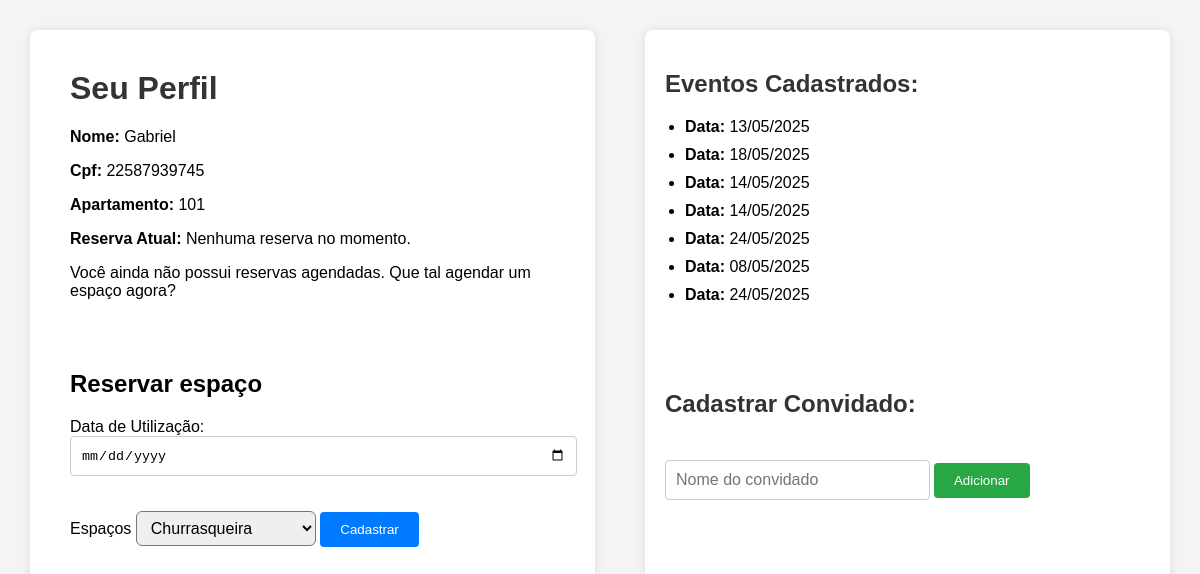
The page /cadastro_evento (signed in) on the database its author committed.
### app.py (models this page shows)
class Espaco(db.Model):
    __tablename__ = 'agendamento_evento'
    id = db.Column(db.Integer, primary_key=True)
    cpf_morador = db.Column(db.Integer, nullable=False)
    data = db.Column(db.DateTime, nullable = False)
    local = db.Column(db.Integer)
    ambientes = db.Column(db.String(50), nullable=False)
    apartamento = db.Column(db.String(10), nullable=False)

### app.py (the view)
@app.route('/cadastro_evento', methods=['GET', 'POST'])
def evento():
    nome_usuario = session.get('usuario_nome')
    cpf_morador = session.get('usuario_cpf')
    ap_morador = session.get('usuario_apartamento')
    eventos = Espaco.query.filter_by(cpf_morador=cpf_morador).all()
    return render_template('cadastrar_evento.html', nome=nome_usuario , cpf = cpf_morador , apartamento = ap_morador , eventos = eventos)

### templates/cadastrar_evento.html (shortened to what this page needs)
<!DOCTYPE html>
<html lang="pt-br">
<head>
</head>
<body>
  <div class="container">
    <div class="formulario">
        <h1>Seu Perfil</h1>
            <div class="perfil-info">
              <p><strong>Nome:</strong> {{ nome }}</p>
              <p><strong>Cpf:</strong> {{ cpf }}</p>
              <p><strong>Apartamento:</strong> {{ apartamento }}</p>
              <p><strong>Reserva Atual:</strong> Nenhuma reserva no momento.</p>
              <p>Você ainda não possui reservas agendadas. Que tal agendar um espaço agora?</p>
            </div>
          <form method="POST" action="/addEvento" class="espacamento-superior">
          <h2>{{ 'Editar Familiar' if familiar_editado else 'Reservar espaço' }}</h2>
          <label>Data de Utilização:</label>
          <input type="date" name="data_uso" required>
          <label>Espaços </label>
          <select name="select" id="" class="campo-select">
            <option value="churrasqueira">Churrasqueira</option>
          </select>
        <button type="submit">{{ 'Salvar' if familiar_editado else 'Cadastrar' }}</button>
      </form>
    </div>
    <div class="lista-convidados">
      <div class="eventos-cadastrados">
        <h2>Eventos Cadastrados:</h2>
        <ul>
          {% for evento in eventos %}
            <li>
              <strong>Data:</strong> {{ evento.data.strftime('%d/%m/%Y') }}
            </li>
          {% endfor %}
        </ul>
      </div>
      <div class="cadastro-convidado">
        <h2>Cadastrar Convidado:</h2>
        <form method="POST" action="/addConvidado">
          <input type="text" name="nome_convidado" placeholder="Nome do convidado" required>
          <button type="submit">Adicionar</button>
        </form>
      </div>
    </div>
  </div>
</body>
</html>

### templates/cadastrar_evento.html (style rules this page uses)
body { font-family: Arial, sans-serif; margin: 0; background-color: #f4f4f4; }
.container { display: flex; padding: 30px; gap: 50px; }
.formulario { flex: 1; background-color: #ffffff; padding: 40px; border-radius: 8px; box-shadow: 0 0 10px rgba(0, 0, 0, 0.1); min-height: 80vh; }
.formulario h1 { margin-top: 0; color: #333; }
.formulario input[type="date"] { width: 100%; padding: 10px; margin-bottom: 35px; border-radius: 4px; border: 1px solid #ccc; }
.formulario button { padding: 10px 20px; border: none; background-color: #007BFF; color: white; border-radius: 4px; cursor: pointer; }
.espacamento-superior { margin-top: 70px; }
.campo-select { width: 180px; height: 35px; font-size: 16px; padding: 5px 10px; border-radius: 6px; }
.lista-convidados { flex: 1; background-color: #ffffff; padding: 20px; border-radius: 8px; max-height: 90vh; overflow-y: auto; box-shadow: 0 0 10px rgba(0, 0, 0, 0.1); display: flex; flex-direction: column; }
.eventos-cadastrados { margin-bottom: 30px; }
.eventos-cadastrados ul { list-style-type: disc; padding-left: 20px; }
.eventos-cadastrados li { margin-bottom: 10px; }
.lista-convidados h2 { color: #333; }
.cadastro-convidado { margin-top: 20px; }
.cadastro-convidado h2 { margin-top: 20px; margin-bottom: 42px; }
.cadastro-convidado input[type="text"] { width: 50%; padding: 10px; margin-bottom: 15px; border-radius: 4px; border: 1px solid #ccc; font-size: 16px; }
.cadastro-convidado button { padding: 10px 20px; border: none; background-color: #28a745; color: white; border-radius: 4px; cursor: pointer; }

### rows shown on the page
Espaco: data "13/05/2025"
Espaco: data "18/05/2025"
Espaco: data "14/05/2025"
Espaco: data "14/05/2025"
Espaco: data "24/05/2025"
Espaco: data "08/05/2025"
Espaco: data "24/05/2025"

### other values the page prints
{{ nome }} "Gabriel"
{{ cpf }} "22587939745"
{{ apartamento }} "101"
{{ 'Editar Familiar' if familiar_editado else 'Reservar espaço' }} "Reservar espaço"
{{ 'Salvar' if familiar_editado else 'Cadastrar' }} "Cadastrar"
